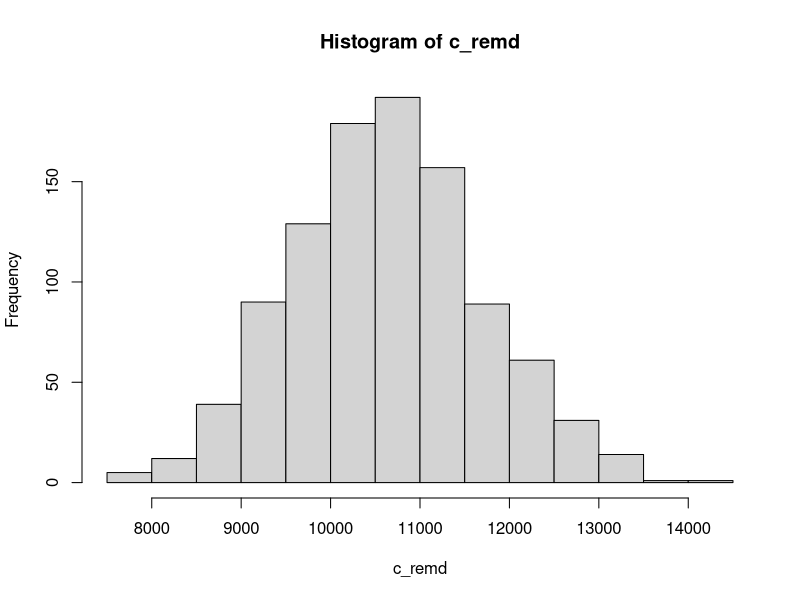
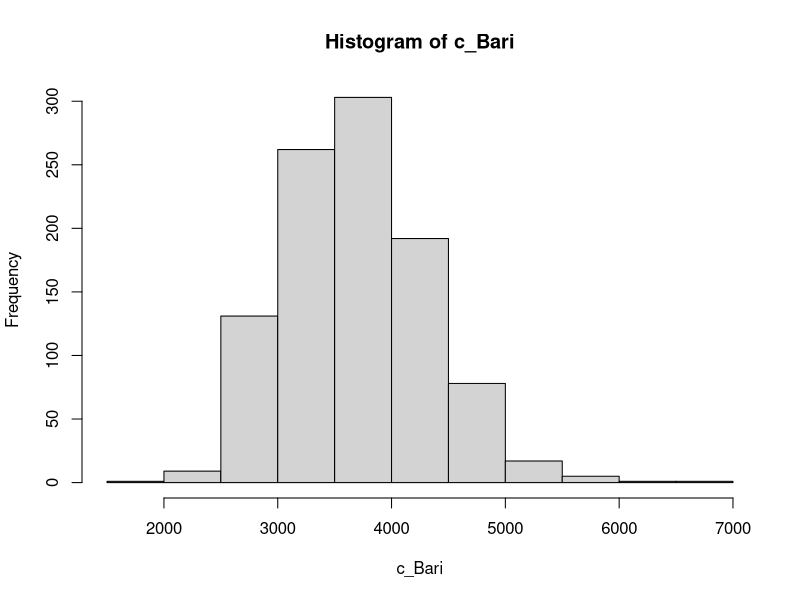
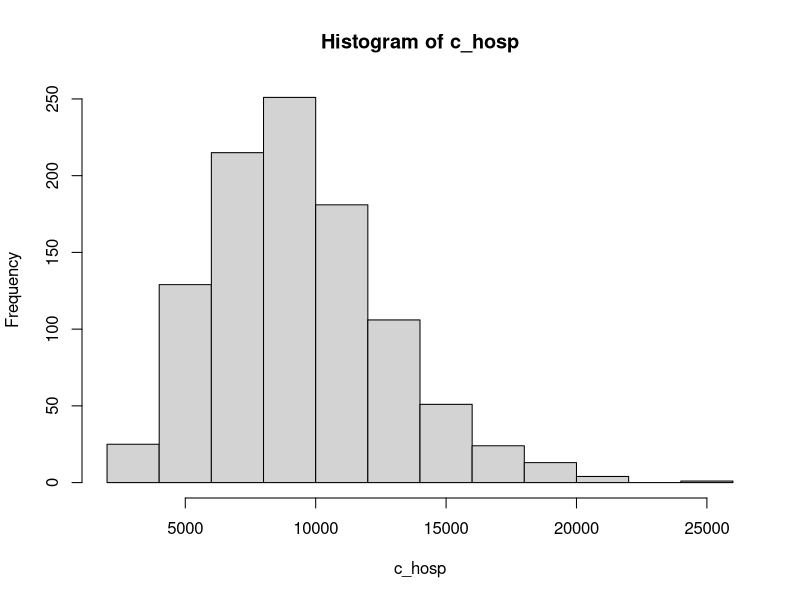

R code for these plots, in order: (Note: this script raises an error after producing the figures.)
set.seed(02021989)
x <- exp(rnorm(1000, log(0.73), sd = (log(1.03)-log(0.52))/(2*1.96)))
mean(x)
quantile(x, probs = c(0.025, 0.975))

# Todos los parametros deben de tener sus distribuciones
# Para sacar los costos, se suma y se restan 20% 
# Utilidades Años de vida, utilidades, hospitalizados.

y <- rlnorm(1000, log(0.73), sd = (log(1.03)-log(0.52))/(2*1.96))
y <- rlnorm(1000, meanlog = log(0.73), sd = (log(1.03)-log(0.52))/(2*1.96))
mean(y)

1.03 - 0.73
0.73 - 0.3

c_remd <- rgamma(1000, shape = 106.743, scale = 100)  
hist(c_remd)
View(c_remd)

c_Bari <- rgamma(1000, shape = 36.72, scale = 100)
hist(c_Bari)
View(c_Bari)

c_hosp     <- rgamma(1000, shape = 8, scale = 1159)
hist(c_hosp)
View(c_hosp)

gamma_params(mu = 9272, sigma = 3278.14704)

gamma_params(mu = 44151, sigma = 15609.7357)

c_hosp     <- rgamma(1000, shape = 8, scale = 5518.875)
hist(c_hosp)
View(c_hosp)



